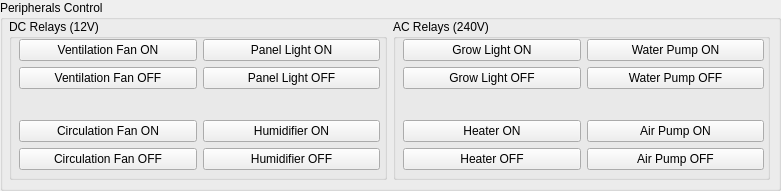
   <widget class="QGroupBox" name="groupBox_2">
    <property name="geometry">
     <rect>
      <x>10</x>
      <y>100</y>
      <width>781</width>
      <height>191</height>
     </rect>
    </property>
    <property name="title">
     <string>Peripherals Control</string>
    </property>
    <property name="flat">
     <bool>false</bool>
    </property>
    <widget class="QWidget" name="horizontalLayoutWidget">
     <property name="geometry">
      <rect>
       <x>9</x>
       <y>19</y>
       <width>761</width>
       <height>161</height>
      </rect>
     </property>
     <layout class="QHBoxLayout" name="horizontalLayout">
      <item>
       <widget class="QGroupBox" name="groupBox_4">
        <property name="title">
         <string>DC Relays (12V)</string>
        </property>
        <widget class="QWidget" name="gridLayoutWidget">
         <property name="geometry">
          <rect>
           <x>10</x>
           <y>20</y>
           <width>361</width>
           <height>131</height>
          </rect>
         </property>
         <layout class="QGridLayout" name="gridLayout">
          <item row="2" column="1">
           <spacer name="verticalSpacer_2">
            <property name="orientation">
             <enum>Qt::Vertical</enum>
            </property>
            <property name="sizeHint" stdset="0">
             <size>
              <width>20</width>
              <height>40</height>
             </size>
            </property>
           </spacer>
          </item>
          <item row="1" column="1">
           <widget class="QPushButton" name="pushButton_panelLightOFF">
            <property name="text">
             <string>Panel Light OFF</string>
            </property>
           </widget>
          </item>
          <item row="3" column="1">
           <widget class="QPushButton" name="pushButton_humidifierON">
            <property name="text">
             <string>Humidifier ON</string>
            </property>
           </widget>
          </item>
          <item row="3" column="0">
           <widget class="QPushButton" name="pushButton_circulationFanON">
            <property name="text">
             <string>Circulation Fan ON</string>
            </property>
           </widget>
          </item>
          <item row="4" column="1">
           <widget class="QPushButton" name="pushButton_humidifierOFF">
            <property name="text">
             <string>Humidifier OFF</string>
            </property>
           </widget>
          </item>
          <item row="4" column="0">
           <widget class="QPushButton" name="pushButton_circulationFanOFF">
            <property name="text">
             <string>Circulation Fan OFF</string>
            </property>
           </widget>
          </item>
          <item row="2" column="0">
           <spacer name="verticalSpacer">
            <property name="orientation">
             <enum>Qt::Vertical</enum>
            </property>
            <property name="sizeHint" stdset="0">
             <size>
              <width>20</width>
              <height>40</height>
             </size>
            </property>
           </spacer>
          </item>
          <item row="0" column="1">
           <widget class="QPushButton" name="pushButton_panelLightON">
            <property name="text">
             <string>Panel Light ON</string>
            </property>
           </widget>
          </item>
          <item row="0" column="0">
           <widget class="QPushButton" name="pushButton_ventilationFanON">
            <property name="text">
             <string>Ventilation Fan ON</string>
            </property>
           </widget>
          </item>
          <item row="1" column="0">
           <widget class="QPushButton" name="pushButton_ventilationFanOFF">
            <property name="text">
             <string>Ventilation Fan OFF</string>
            </property>
           </widget>
          </item>
         </layout>
        </widget>
       </widget>
      </item>
      <item>
       <widget class="QGroupBox" name="groupBox_5">
        <property name="title">
         <string>AC Relays (240V)</string>
        </property>
        <widget class="QWidget" name="gridLayoutWidget_2">
         <property name="geometry">
          <rect>
           <x>10</x>
           <y>20</y>
           <width>361</width>
           <height>131</height>
          </rect>
         </property>
         <layout class="QGridLayout" name="gridLayout_2">
          <item row="1" column="1">
           <widget class="QPushButton" name="pushButton_waterPumpOFF">
            <property name="text">
             <string>Water Pump OFF</string>
            </property>
           </widget>
          </item>
          <item row="3" column="1">
           <widget class="QPushButton" name="pushButton_airPumpON">
            <property name="text">
             <string>Air Pump ON</string>
            </property>
           </widget>
          </item>
          <item row="3" column="0">
           <widget class="QPushButton" name="pushButton_heaterON">
            <property name="text">
             <string>Heater ON</string>
            </property>
           </widget>
          </item>
          <item row="4" column="1">
           <widget class="QPushButton" name="pushButton_airPumpOFF">
            <property name="text">
             <string>Air Pump OFF</string>
            </property>
           </widget>
          </item>
          <item row="4" column="0">
           <widget class="QPushButton" name="pushButton_heaterOFF">
            <property name="text">
             <string>Heater OFF</string>
            </property>
           </widget>
          </item>
          <item row="0" column="1">
           <widget class="QPushButton" name="pushButton_waterPumpON">
            <property name="text">
             <string>Water Pump ON</string>
            </property>
           </widget>
          </item>
          <item row="0" column="0">
           <widget class="QPushButton" name="pushButton_growLightON">
            <property name="text">
             <string>Grow Light ON</string>
            </property>
           </widget>
          </item>
          <item row="1" column="0">
           <widget class="QPushButton" name="pushButton_growLightOFF">
            <property name="text">
             <string>Grow Light OFF</string>
            </property>
           </widget>
          </item>
          <item row="2" column="0">
           <spacer name="verticalSpacer_3">
            <property name="orientation">
             <enum>Qt::Vertical</enum>
            </property>
            <property name="sizeHint" stdset="0">
             <size>
              <width>20</width>
              <height>40</height>
             </size>
            </property>
           </spacer>
          </item>
          <item row="2" column="1">
           <spacer name="verticalSpacer_4">
            <property name="orientation">
             <enum>Qt::Vertical</enum>
            </property>
            <property name="sizeHint" stdset="0">
             <size>
              <width>20</width>
              <height>40</height>
             </size>
            </property>
           </spacer>
          </item>
         </layout>
        </widget>
       </widget>
      </item>
     </layout>
    </widget>
   </widget>
